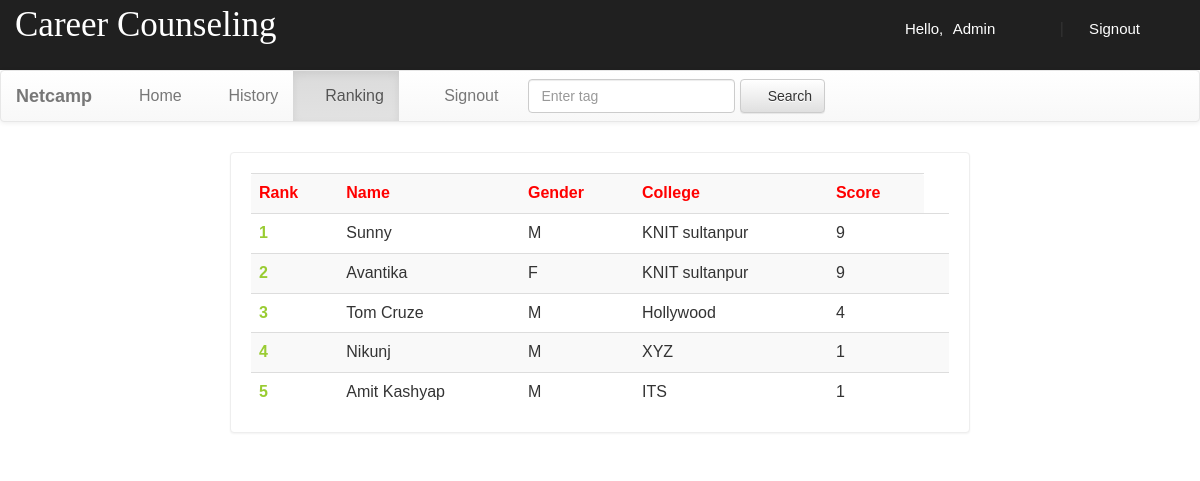
The page /login/account.php?q=3 (signed in) on the database its author committed.
### tables this page shows
CREATE TABLE `rank` (
  `email` varchar(50) NOT NULL,
  `score` int(11) NOT NULL,
  `time` timestamp NOT NULL DEFAULT CURRENT_TIMESTAMP ON UPDATE CURRENT_TIMESTAMP
);

CREATE TABLE `user` (
  `name` varchar(50) NOT NULL,
  `gender` varchar(5) NOT NULL,
  `college` varchar(100) NOT NULL,
  `email` varchar(50) NOT NULL,
  `mob` bigint(20) NOT NULL,
  `password` varchar(50) NOT NULL
);

### login/account.php (the view, shortened to what this page needs)
<!DOCTYPE html PUBLIC "-//W3C//DTD XHTML 1.0 Transitional//EN" "http://www.w3.org/TR/xhtml1/DTD/xhtml1-transitional.dtd">
<html xmlns="http://www.w3.org/1999/xhtml">
<head>
<link  rel="stylesheet" href="css/bootstrap.min.css"/>
 <link  rel="stylesheet" href="css/bootstrap-theme.min.css"/>
 <link rel="stylesheet" href="css/main.css">
 <link  rel="stylesheet" href="css/font.css">
</head>
<body>
<div class="header">
<div class="row">
<div class="col-lg-6">
<span class="logo">Career Counseling</span></div>
<div class="col-md-4 col-md-offset-2">
 <?php
 include_once 'dbConnection.php';
  if(!(isset($_SESSION['email']))){
header("location:index.php");
}
else
{
$name = $_SESSION['name'];
echo '<span class="pull-right top title1" ><span class="log1"><span class="glyphicon glyphicon-user" aria-hidden="true"></span>&nbsp;&nbsp;&nbsp;&nbsp;Hello,</span> <a href="account.php?q=1" class="log log1">'.$name.'</a>&nbsp;|&nbsp;<a href="logout.php?q=account.php" class="log"><span class="glyphicon glyphicon-log-out" aria-hidden="true"></span>&nbsp;Signout</button></a></span>';
}?>
</div>
</div></div>
<div class="bg">
<nav class="navbar navbar-default title1">
  <div class="container-fluid">
    <div class="navbar-header">
      <a class="navbar-brand" href="#"><b>Netcamp</b></a>
    </div>
    <div class="collapse navbar-collapse" id="bs-example-navbar-collapse-1">
      <ul class="nav navbar-nav">
        <li <?php if(@$_GET['q']==1) echo'class="active"'; ?> ><a href="account.php?q=1"><span class="glyphicon glyphicon-home" aria-hidden="true"></span>&nbsp;Home<span class="sr-only">(current)</span></a></li>
        <li <?php if(@$_GET['q']==2) echo'class="active"'; ?>><a href="account.php?q=2"><span class="glyphicon glyphicon-list-alt" aria-hidden="true"></span>&nbsp;History</a></li>
		<li <?php if(@$_GET['q']==3) echo'class="active"'; ?>><a href="account.php?q=3"><span class="glyphicon glyphicon-stats" aria-hidden="true"></span>&nbsp;Ranking</a></li>
		<li class="pull-right"> <a href="logout.php?q=account.php"><span class="glyphicon glyphicon-log-out" aria-hidden="true"></span>&nbsp;&nbsp;&nbsp;&nbsp;Signout</a></li>
		</ul>
            <form class="navbar-form navbar-left" role="search">
        <div class="form-group">
          <input type="text" class="form-control" placeholder="Enter tag ">
        </div>
        <button type="submit" class="btn btn-default"><span class="glyphicon glyphicon-search" aria-hidden="true"></span>&nbsp;Search</button>
      </form>
      </div>
  </div>
</nav>
<div class="container">
<div class="row">
<div class="col-md-12">
<?php
if(@$_GET['q']== 3)
{
$q=mysqli_query($con,"SELECT * FROM rank  ORDER BY score DESC " )or die('Error223');
echo  '<div class="panel title"><div class="table-responsive">
<table class="table table-striped title1" >
<tr style="color:red"><td><b>Rank</b></td><td><b>Name</b></td><td><b>Gender</b></td><td><b>College</b></td><td><b>Score</b></td></tr>';
$c=0;
while($row=mysqli_fetch_array($q) )
{
$e=$row['email'];
$s=$row['score'];
$q12=mysqli_query($con,"SELECT * FROM user WHERE email='$e' " )or die('Error231');
while($row=mysqli_fetch_array($q12) )
{
$name=$row['name'];
$gender=$row['gender'];
$college=$row['college'];
}
$c++;
echo '<tr><td style="color:#99cc32"><b>'.$c.'</b></td><td>'.$name.'</td><td>'.$gender.'</td><td>'.$college.'</td><td>'.$s.'</td><td>';
}
echo '</table></div></div>';}
?>
</div></div></div></div>
</body>
</html>

### login/css/main.css (style rules this page uses)
.bg { min-height:540px; }
.panel { border-color:#eee; margin-top:10px; margin-left:200px; margin-right:200px; padding:20px; font: 15px "Century Gothic", "Times Roman", sans-serif; }
.title { font-family:'typo'; }
.header { background:#202020; height:70px; }
.logo { font-family:'typo'; font-size:35px; color:white; margin:15px; }
.title1 { font: 16px "Century Gothic", "Times Roman", sans-serif; }
.top { margin-top:20px; }
.log1 { font: 15px 'Ubuntu', sans-serif; color:white; margin-left:10px; }
.log { margin:10px; margin-right:60px; margin-left:5px; color:white; text-decoration:none; font-size:20px; font-size:15px; }

### rows shown on the page
rank: user.name "Sunny", user.gender "M", user.college "KNIT sultanpur", score "9"
rank: user.name "Avantika", user.gender "F", user.college "KNIT sultanpur", score "9"
rank: user.name "Tom Cruze", user.gender "M", user.college "Hollywood", score "4"
rank: user.name "Nikunj", user.gender "M", user.college "XYZ", score "1"
rank: user.name "Amit Kashyap", user.gender "M", user.college "ITS", score "1"

### other values the page prints
$name "Admin"
